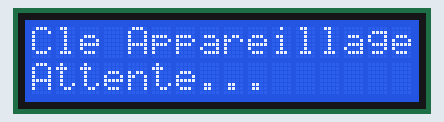
This program was run on a simulated ESP32. Shown: 16×2 character LCD. What the program prints to the serial monitor is not drawn.

Above: at 0.2 s.
At 46.2 s:
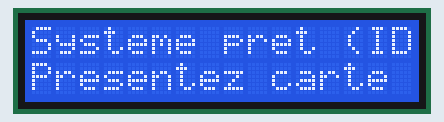

The program:

main.cpp
```cpp
#include <Arduino.h>
#include <MFRC522.h>
#include <LiquidCrystal_I2C.h> // Librairie LCD I2C
#include <Servo.h>

#define RST_PIN 4
#define SS_PIN 5
MFRC522 mfrc522(SS_PIN, RST_PIN);

LiquidCrystal_I2C lcd(0x27, 16, 2);

Servo monServo;
const int brocheServo = 26;
const int angle_ouvert = 90;
const int angle_ferme = 0;

void lcd_message_attente() {
    lcd.clear();
    lcd.setCursor(0, 0);
    lcd.print("Systeme pret (ID:");
    lcd.print(")");
    lcd.setCursor(0, 1);
    lcd.print("Presentez carte");
}

void ouvrirPorte(){
    Serial.println("Ouverture de la porte...");
    monServo.write(angle_ouvert);
    delay(3000);
    monServo.write(angle_ferme);
    delay(3000);
}

void setup() {
  Serial.begin(115200);

  SPI.begin();
  mfrc522.PCD_Init();
  Serial.println("Lecteur RFID pret.");

  Wire.begin();
  lcd.init();
  lcd.backlight();

  lcd.clear();
  lcd.setCursor(0, 0);
  lcd.print("Cle Appareillage:");
  lcd.setCursor(0, 1);
  lcd.print("Attente...");

  delay(40000);
}

void loop() {
  ouvrirPorte();
  lcd_message_attente();
  delay(40000);
}
```
